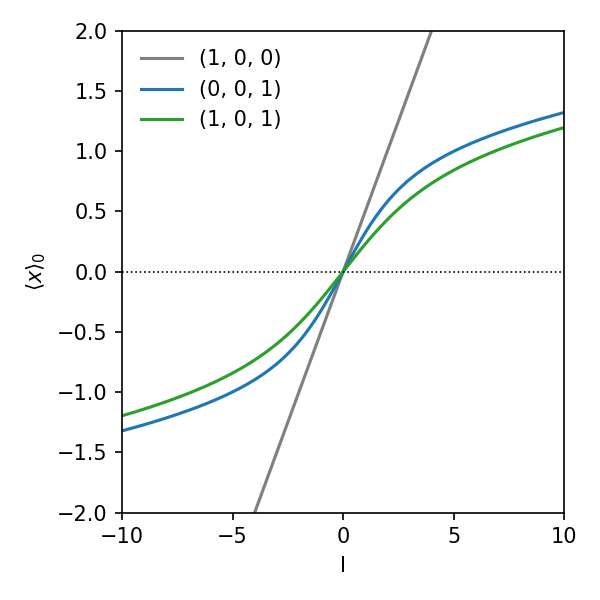

Recreate this plot in Python.
import numpy as np
import matplotlib.pyplot as plt

from neuron_dynamics import equilibrium_activation


def main():
    # Fig. 1(b): equilibrium activation function <x>_0(I) at beta = 1.
    I = np.linspace(-10.0, 10.0, 401)

    cases = [
        ((1.0, 0.0, 0.0), "(1, 0, 0)", "0.5"),      # quadratic: linear, gray
        ((0.0, 0.0, 1.0), "(0, 0, 1)", "tab:blue"),  # pure quartic: nonlinear
        ((1.0, 0.0, 1.0), "(1, 0, 1)", "tab:green"), # quadratic-quartic
    ]

    fig, ax = plt.subplots(figsize=(4, 4))
    for J, label, color in cases:
        m = equilibrium_activation(J, I, beta=1.0)
        ax.plot(I, m, color=color, lw=1.5, label=label)

    ax.axhline(0.0, color="k", ls=":", lw=0.8)
    ax.set_xlabel("I")
    ax.set_ylabel(r"$\langle x \rangle_0$")
    ax.set_xlim(-10, 10)
    ax.set_ylim(-2, 2)
    ax.legend(frameon=False)
    fig.tight_layout()
    fig.savefig("activation_func_graph.png", dpi=150)
    print("saved activation_func_graph.png")


if __name__ == "__main__":
    main()
